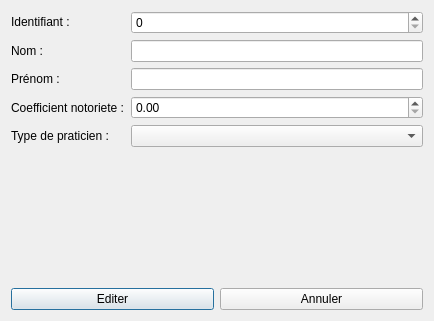
<?xml version="1.0" encoding="UTF-8"?>
<ui version="4.0">
 <class>praticien</class>
 <widget class="QDialog" name="praticien">
  <property name="geometry">
   <rect>
    <x>0</x>
    <y>0</y>
    <width>434</width>
    <height>321</height>
   </rect>
  </property>
  <property name="windowTitle">
   <string>Dialog</string>
  </property>
  <layout class="QVBoxLayout" name="verticalLayout_3">
   <item>
    <layout class="QHBoxLayout" name="horizontalLayout">
     <item>
      <layout class="QVBoxLayout" name="verticalLayout">
       <item>
        <widget class="QLabel" name="label">
         <property name="text">
          <string>Identifiant :</string>
         </property>
        </widget>
       </item>
       <item>
        <widget class="QLabel" name="label_2">
         <property name="text">
          <string>Nom :</string>
         </property>
        </widget>
       </item>
       <item>
        <widget class="QLabel" name="label_3">
         <property name="text">
          <string>Prénom :</string>
         </property>
        </widget>
       </item>
       <item>
        <widget class="QLabel" name="label_4">
         <property name="text">
          <string>Coefficient notoriete :</string>
         </property>
        </widget>
       </item>
       <item>
        <widget class="QLabel" name="label_5">
         <property name="text">
          <string>Type de praticien :</string>
         </property>
        </widget>
       </item>
      </layout>
     </item>
     <item>
      <layout class="QVBoxLayout" name="verticalLayout_2">
       <item>
        <widget class="QSpinBox" name="spinBoxId"/>
       </item>
       <item>
        <widget class="QLineEdit" name="lineEditNom"/>
       </item>
       <item>
        <widget class="QLineEdit" name="lineEditPrenom"/>
       </item>
       <item>
        <widget class="QDoubleSpinBox" name="doubleSpinBoxCoeffNotoriete">
         <property name="maximum">
          <double>999.000000000000000</double>
         </property>
        </widget>
       </item>
       <item>
        <widget class="QComboBox" name="comboBoxTypePrat"/>
       </item>
      </layout>
     </item>
    </layout>
   </item>
   <item>
    <spacer name="verticalSpacer">
     <property name="orientation">
      <enum>Qt::Vertical</enum>
     </property>
     <property name="sizeHint" stdset="0">
      <size>
       <width>20</width>
       <height>89</height>
      </size>
     </property>
    </spacer>
   </item>
   <item>
    <layout class="QHBoxLayout" name="horizontalLayout_2">
     <item>
      <widget class="QPushButton" name="pushButtonEditer">
       <property name="text">
        <string>Editer</string>
       </property>
       <property name="icon">
        <iconset>
         <normaloff>:/enregistrer</normaloff>:/enregistrer</iconset>
       </property>
      </widget>
     </item>
     <item>
      <widget class="QPushButton" name="pushButtonAnnuler">
       <property name="text">
        <string>Annuler</string>
       </property>
       <property name="icon">
        <iconset>
         <normaloff>:/quitter</normaloff>:/quitter</iconset>
       </property>
      </widget>
     </item>
    </layout>
   </item>
  </layout>
 </widget>
 <resources/>
 <connections/>
</ui>
